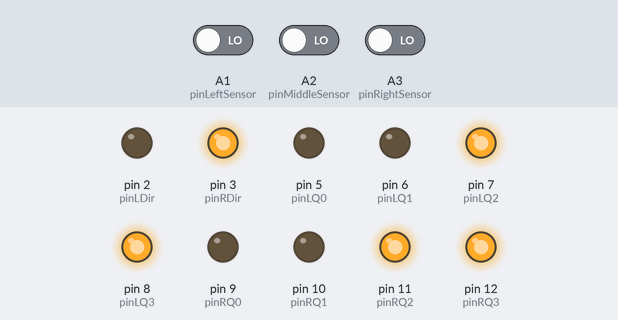
Bench run of a sketch on a simulated Arduino Uno, built with avr-gcc and run on an emulated ATmega328P. On the bench: output pins drawn as LEDs (lit = HIGH). Inputs (shaded band) come from the test bench; at power-on: A1 (pinLeftSensor) LOW, A3 (pinRightSensor) LOW, A2 (pinMiddleSensor) LOW.

Above: at 1.2 s.
1.3 s: A1 (pinLeftSensor) driven HIGH
At 2.5 s:
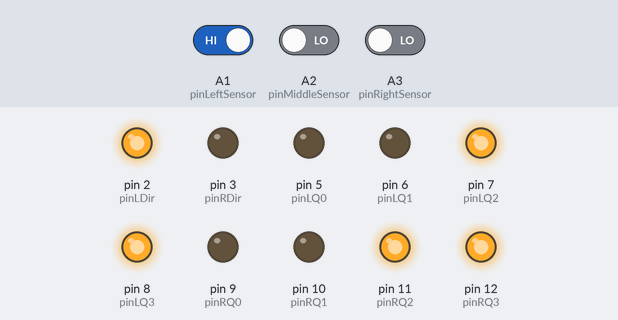
2.8 s: A3 (pinRightSensor) driven HIGH
At 3.7 s:
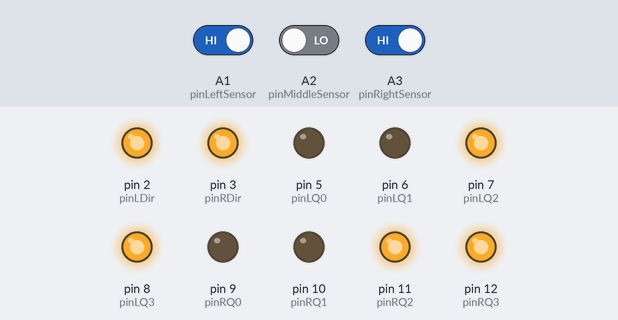
4.3 s: A3 (pinRightSensor) driven LOW
At 4.8 s:
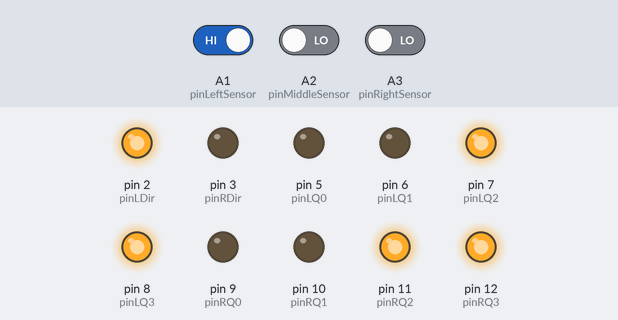
5.8 s: A1 (pinLeftSensor) driven LOW
At 6.7 s:
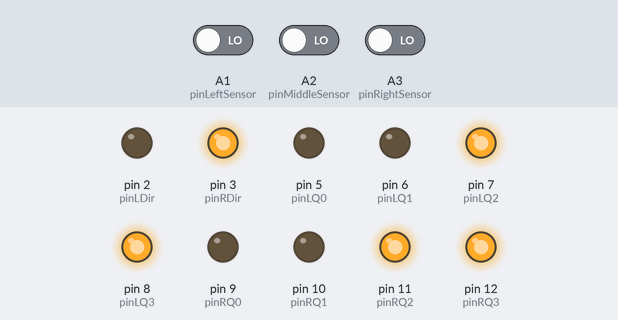
Timing chart, 0 to 9.8 s (numbered marks = the images above; inputs shaded):
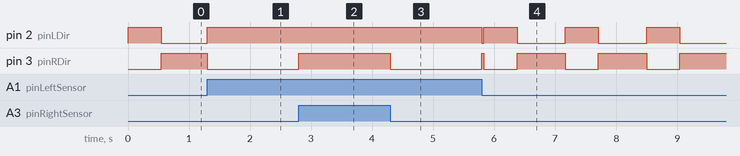

The sketch:

Lab06_Logic0.ino
```cpp
/*
  ELEC1100 Lab06

  Have the car turn left at split

*/

// assign meaningful names to those pins that will be used
#define pinLeftSensor A1      //pin A1
#define pinRightSensor A3     //pin A3
#define pinMiddleSensor A2    //pin A2

#define pinLDir 2             //pin D2
#define pinRDir 3             //pin D3

#define pinLQ0 5              //pin D5
#define pinLQ1 6              //pin D6
#define pinLQ2 7              //pin D7
#define pinLQ3 8              //pin D8

#define pinRQ0 9              //pin D9
#define pinRQ1 10             //pin D10
#define pinRQ2 11             //pin D11
#define pinRQ3 12             //pin D12

//define variables to be used in script
int leftSensor = 1;
int rightSensor = 1;
int middleSensor = 1;
int numberOfZone = 0;

// the setup function runs once when you press reset or power the board
void setup() {
  // define pins as input and output.
  pinMode(pinLeftSensor, INPUT);
  pinMode(pinRightSensor, INPUT);
  pinMode(pinMiddleSensor, INPUT);

  pinMode(pinLDir, OUTPUT);
  pinMode(pinRDir, OUTPUT);

  pinMode(pinLQ0, OUTPUT);
  pinMode(pinLQ1, OUTPUT);
  pinMode(pinLQ2, OUTPUT);
  pinMode(pinLQ3, OUTPUT);

  pinMode(pinRQ0, OUTPUT);
  pinMode(pinRQ1, OUTPUT);
  pinMode(pinRQ2, OUTPUT);
  pinMode(pinRQ3, OUTPUT);

  // initialize output pins.
  digitalWrite(pinLDir, HIGH);        // HIGH: forward rotate
  digitalWrite(pinRDir, HIGH);        // LOW:  reverse rotate
  digitalWrite(pinLQ0, LOW);
  digitalWrite(pinLQ1, LOW);
  digitalWrite(pinLQ2, HIGH);
  digitalWrite(pinLQ3, HIGH);
  digitalWrite(pinRQ0, LOW);
  digitalWrite(pinRQ1, LOW);
  digitalWrite(pinRQ2, HIGH);
  digitalWrite(pinRQ3, HIGH);
}

// the loop function runs over and over again forever
void loop() {

  leftSensor = digitalRead(pinLeftSensor);
  rightSensor = digitalRead(pinRightSensor);
  middleSensor = digitalRead(pinMiddleSensor);

  if ( leftSensor && rightSensor ) {
    digitalWrite(pinLDir, HIGH);
    digitalWrite(pinRDir, HIGH);

  }//FORWARD

  if ( !leftSensor && rightSensor ) {
    digitalWrite(pinLDir, LOW);
    digitalWrite(pinRDir, HIGH);

  }//LEFT

   if ( leftSensor && !rightSensor ) {
    digitalWrite(pinLDir, HIGH);
    digitalWrite(pinRDir, LOW);

  }//RIGHT

  if ( !leftSensor && !rightSensor ) {
    numberOfZone += 1;
    if (numberOfZone < 3){
      digitalWrite(pinLDir, LOW);
      digitalWrite(pinRDir, HIGH);

      }//LEFT
    if (numberOfZone == 3){
      digitalWrite(pinLDir, HIGH);
      digitalWrite(pinRDir, LOW);

      }//RIGHT

  }//1-2 LEFT

}
```

Measured:
- after the input at 1.3 s, pin 2 (pinLDir): goes on until 1.3 s, then stays HIGH; pin 3 (pinRDir): goes on until 1.3 s, then stays LOW
- after the input at 2.8 s, pin 3 (pinRDir): LOW → HIGH at once
- after the input at 4.3 s, pin 3 (pinRDir): HIGH → LOW at once
- after the input at 5.8 s, pin 2 (pinLDir): HIGH → LOW at once, then repeats every 1.3 s: HIGH 0.54 s, LOW 0.79 s; pin 3 (pinRDir): LOW → HIGH at once, then repeats every 1.3 s: LOW 0.54 s, HIGH 0.79 s
